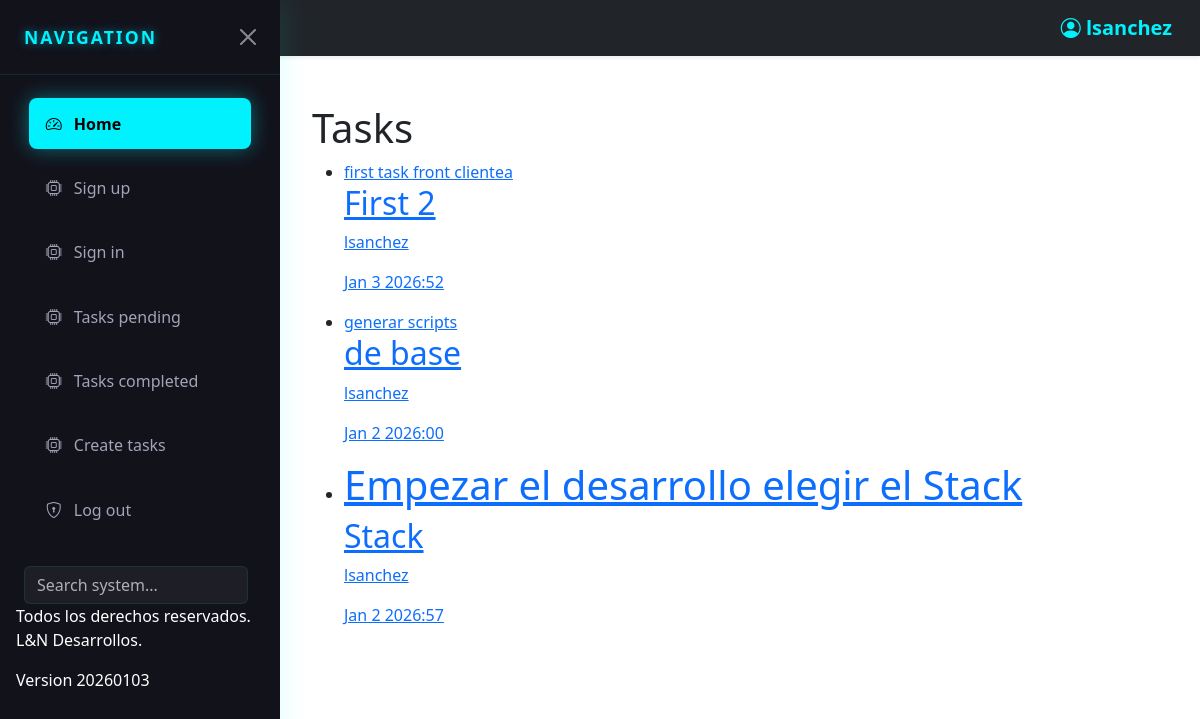
Page /tasks_completed/ (signed in) on the committed database.
### tasks/models.py (models this page shows, shortened)
class Task(models.Model):
    title=models.CharField(max_length=200)
    description=models.TextField(blank=True)
    datecreated=models.DateTimeField(auto_now_add=True)
    datecompleted=models.DateTimeField(null=True)
    important=models.BooleanField(default=True)
    user=models.ForeignKey(User, on_delete=models.CASCADE)

### tasks/views.py (the view)
# urls.py: path('tasks_completed/',views.tasks_completed,name='tasks_completed'),
@login_required
def tasks_completed(request):
    tasks=Task.objects.filter(user=request.user,datecompleted__isnull=False).order_by('-datecompleted')
    return render(request, 'tasks.html', {'tasks':tasks} )

### tasks/templates/tasks.html (shortened to what this page needs)
{% extends 'base.html' %}
{% block content %}
<h1>Tasks</h1>
<ul>
    {% for task in tasks %}
<li>
    <a href="{% url 'task_detail' task.id %}">
   {% if task.important %}
   <h1>{{ task.title }}</h1>
   {% else %}
   {{ task.title }}
   {% endif %}
   <h2>
    {{ task.description }}
   </h2>
   <p> {{ task.user.username }} </p>
   <p> {{ task.datecompleted|date:'M j Y:i' }} </p>
</li>
    {% endfor %}
</ul>
{% endblock %}

### tasks/templates/base.html (shortened to what this page needs)
<!DOCTYPE html>
<html lang="en">
<head>
<link rel="stylesheet" href="https://cdn.jsdelivr.net/npm/bootstrap@5.3.8/dist/css/bootstrap.min.css">
<link rel="stylesheet" href="https://cdn.jsdelivr.net/npm/bootstrap-icons@1.11.1/font/bootstrap-icons.css">
</head>
<body>
<nav class="navbar bg-dark fixed-top shadow-sm" data-bs-theme="dark">
  <div class="container-fluid">
    <button class="navbar-toggler border-0" type="button" data-bs-toggle="offcanvas" data-bs-target="#offcanvasNavbar">
    </button>
    <a class="navbar-brand fw-bold ms-2" href="#" style="color: var(--aqua-neon);"> <i class="bi bi-person-circle"></i> {{ user.username }}</a>
   <div class="offcanvas offcanvas-start show"
     data-bs-backdrop="false"
     data-bs-scroll="true"
     tabindex="-1"
     id="offcanvasNavbar">
      <div class="offcanvas-header">
        <h5 class="offcanvas-title" id="offcanvasNavbarLabel">Navigation</h5>
        <button type="button" class="btn-close btn-close-white" data-bs-dismiss="offcanvas"></button>
      </div>
      <div class="offcanvas-body">
        <ul class="navbar-nav flex-grow-1">
          <li class="nav-item">
            <a class="nav-link active" href="/">
              <i class="bi bi-speedometer2"></i> Home
            </a>
          </li>
          <li class="nav-item">
            <a class="nav-link" href="/signup">
              <i class="bi bi-cpu"></i> Sign up
            </a>
          </li>
          <li class="nav-item">
            <a class="nav-link" href="/signin">
              <i class="bi bi-cpu"></i> Sign in
            </a>
          </li>
          {% if user.is_authenticated %}
          <li class="nav-item">
            <a class="nav-link" href="{% url 'tasks' %}">
              <i class="bi bi-cpu"></i> Tasks pending
            </a>
          </li>
            <li class="nav-item">
            <a class="nav-link" href="{% url 'tasks_completed' %}">
              <i class="bi bi-cpu"></i> Tasks completed
            </a>
          </li>
            <li class="nav-item">
            <a class="nav-link" href="/tasks/create">
              <i class="bi bi-cpu"></i> Create tasks
            </a>
          </li>
          <li class="nav-item">
            <a class="bi bi-shield-lock nav-link" href="/logout"> Log out</a>
          </li>
          {% endif %}
        </ul>
        <form class="d-flex mt-4 px-2" role="search">
          <input class="form-control search-box me-2" type="search" placeholder="Search system..." aria-label="Search">
        </form>
        <p>Todos los derechos reservados. L&N Desarrollos.</p>
        <p>Version 20260103</p>
      </div>
    </div>
  </div>
</nav>
<main class="container mt-4">
    {% block content %}
    {% endblock %}
</main>
</body>
</html>

### tasks/templates/base.html (style rules this page uses)
body { transition: all 0.3s ease-in-out; padding-top: 80px; margin-left: 0; }
@media (min-width: 992px) { body:has(.offcanvas.show) { padding-left: 280px; } }
main.container { max-width: 100%; padding-left: 2rem; padding-right: 2rem; transition: all 0.3s ease-in-out; }
:root { --aqua-neon: #00f2ff; --dark-bg: #12121b; }
.offcanvas { border: none !important; box-shadow: 5px 0 25px rgba(0, 242, 255, 0.1); background: var(--dark-bg); color: #ffffff; width: 280px !important; }
.offcanvas-header { border-bottom: 1px solid rgba(0, 242, 255, 0.1); padding: 1.5rem; }
.offcanvas-title { font-weight: 800; letter-spacing: 2px; text-transform: uppercase; font-size: 1.1rem; color: var(--aqua-neon); text-shadow: 0 0 10px rgba(0, 242, 255, 0.5); }
.nav-link { color: #a2a3b7 !important; padding: 0.8rem 1rem !important; margin: 0.4rem 0.8rem; border-radius: 8px; transition: all 0.4s cubic-bezier(0.4, 0, 0.2, 1); display: flex; align-items: center; gap: 12px; border: 1px solid transparent; }
.nav-link.active { background: var(--aqua-neon) !important; color: #000000 !important; font-weight: 600; box-shadow: 0 0 20px rgba(0, 242, 255, 0.4); }
.nav-link.active i { color: #000000 !important; }
.btn-close-white { filter: invert(1) sepia(100%) saturate(5000%) hue-rotate(150deg); }
.search-box { background: rgba(255,255,255,0.05); border: 1px solid rgba(0, 242, 255, 0.1); color: white; }
.offcanvas.show { z-index: 1045; }
main.container { position: relative; z-index: 1040; }
.offcanvas { z-index: 1060 !important; background-color: #12121b !important; opacity: 1 !important; visibility: visible !important; }
.navbar { z-index: 1050 !important; }
main.container { position: relative; z-index: 1; }

### rows in the picture
Task: title "first task front clientea", description "First 2", user.username "lsanchez", datecompleted "Jan 3 2026:52"
Task: title "generar scripts", description "de base", user.username "lsanchez", datecompleted "Jan 2 2026:00"
Task: title "Empezar el desarrollo elegir el Stack", description "Stack", user.username "lsanchez", datecompleted "Jan 2 2026:57"

### other values in the picture
{{ user.username }} "lsanchez"
